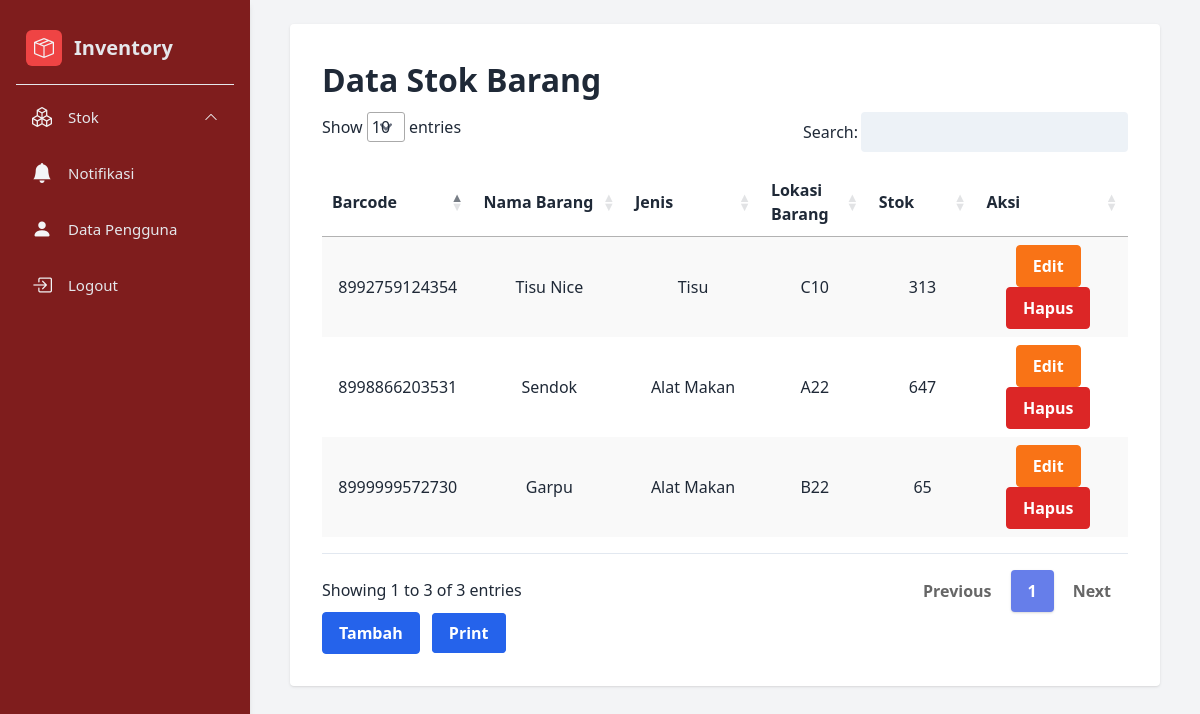
The page /admin/index.php (signed in) on the database its author committed.
### tables this page shows
CREATE TABLE `stok` (
  `idbarang` int(11) NOT NULL,
  `barcode` varchar(50) NOT NULL,
  `nbarang` varchar(50) NOT NULL,
  `jenis` varchar(50) NOT NULL,
  `letak` varchar(50) NOT NULL,
  `stok` int(11) NOT NULL
);

### admin/index.php (the view, shortened to what this page needs)
<?php
require '../func.php';
?>
<!DOCTYPE html>
<html lang="en">
<head>
    <script src="https://cdn.tailwindcss.com"></script>
    <link rel="stylesheet" href="https://cdn.jsdelivr.net/npm/bootstrap-icons@1.7.2/font/bootstrap-icons.css" />
    <link href="https://unpkg.com/tailwindcss@2.2.19/dist/tailwind.min.css" rel=" stylesheet">
    <link href="https://cdn.datatables.net/1.10.19/css/jquery.dataTables.min.css" rel="stylesheet">
    <link href="https://cdn.datatables.net/responsive/2.2.3/css/responsive.dataTables.min.css" rel="stylesheet">
    <link href="https://cdnjs.cloudflare.com/ajax/libs/flowbite/2.2.0/flowbite.min.css" rel="stylesheet" />
</head>
<body class="">
    <div class="flex min-h-screen flex-row bg-gray-100 text-gray-800 overflow-y-auto">
        <aside class="sidebar fixed top-0 bottom-0 lg:left-0 w-[250px] -translate-x-full transform text-center bg-red-900 p-4 transition-transform duration-150 ease-in md:translate-x-0 md:shadow-md overflow-y-auto">
            <div class="text-gray-100 text-xl">
                <div class="p-2.5 mt-1 flex items-center rounded-md">
                    <i class="bi bi-box-seam px-2 py-1 bg-red-500 rounded-md"></i>
                    <h1 class="text-[15px] ml-3 text-xl text-gray-200 font-bold">
                        Inventory
                    </h1>
                </div>
                <hr class="my-2 text-gray-600" />
                <div>
                    <div class="p-2.5 mt-2 flex items-center rounded-md px-4 duration-300 cursor-pointer hover:bg-red-600">
                        <i class="bi bi-boxes"></i>
                        <div class="flex justify-between w-full items-center" onclick="dropDown()">
                            <span class="text-[15px] ml-4 text-gray-200">Stok</span>
                            <span class="text-sm rotate-180" id="arrow">
                                <i class="bi bi-chevron-down"></i>
                            </span>
                        </div>
                    </div>
                    <div class="p-2.5 mt-2 flex items-center rounded-md px-4 duration-300 cursor-pointer hover:bg-red-600">
                        <i class="bi bi-bell-fill"></i>
                        <a class="text-[15px] ml-4 text-gray-200" href="notifikasi.php">Notifikasi</a>
                    </div>
                    <div class="p-2.5 mt-2 flex items-center rounded-md px-4 duration-300 cursor-pointer hover:bg-red-600">
                        <i class="bi bi-person-fill"></i>
                        <a class="text-[15px] ml-4 text-gray-200" href="datapengguna.php">Data Pengguna</a>
                    </div>
                    <div class="p-2.5 mt-2 flex items-center rounded-md px-4 duration-300 cursor-pointer hover:bg-red-600">
                        <i class="bi bi-box-arrow-in-right"></i>
                        <a class="text-[15px] ml-4 text-gray-200" href="logout.php">Logout</a>
                    </div>
                </div>
            </div>
        </aside>
        <main class="fixed lg:left-[250px] mb-6 max-h-screen overflow-y-auto">
            <div class="p-8 ml-10 mt-6 mr-10 mb-10 rounded shadow bg-white">
                <div>
                    <p class="mb-2 text-[32px] font-bold ">Data Stok Barang</p>
                </div>
                <div id='recipients' class="">
                    <table id="example" class="stripe hover table-fixed" style="width:100%; padding-top: 1em;  padding-bottom: 1em;">
                        <thead>
                            <tr>
                                <th data-priority="1">Barcode</th>
                                <th data-priority="2">Nama Barang</th>
                                <th data-priority="3" class="max-w-[85px]">Jenis</th>
                                <th data-priority="4" class="max-w-[60px]">Lokasi Barang</th>
                                <th data-priority="5" class="max-w-[60px]">Stok</th>
                                <th data-priority="6" class="max-w-[100px]">Aksi</th>
                            </tr>
                        </thead>
                        <tbody>
                            <?php
                            $ambilsemuadatastok = mysqli_query($conn, "select * from stok");
                            while ($data = mysqli_fetch_array($ambilsemuadatastok)) {
                                $barcode = $data['barcode'];
                                $nbarang = $data['nbarang'];
                                $jenis = $data['jenis'];
                                $letak = $data['letak'];
                                $stok = $data['stok'];
                                $idbarang = $data['idbarang'];
                            ?>
                                <tr>
                                    <td class="text-center"><?= $barcode ?></td>
                                    <td class="text-center"><?= $nbarang ?></td>
                                    <td class="text-center"><?= $jenis ?></td>
                                    <td class="text-center"><?= $letak ?></td>
                                    <td class="text-center"><?= $stok ?></td>
                                    <td class="text-center">
                                        <button data-modal-target="edit" data-modal-toggle="edit" data-target="#edit" data-id="<?php echo $idbarang ?>" data-name="<?php echo $nbarang ?>" data-barcode="<?php echo $barcode ?>" data-jenis="<?php echo $jenis ?>" data-letak="<?php echo $letak ?>" data-stok="<?php echo $stok ?>" class="btnedit bg-orange-500 hover:bg-orange-300 text-white font-semibold hover:text-orange-800 py-2 px-4 mr-2 border border-orange-500 hover:border-transparent rounded " type="button">Edit</button>
                                        <button data-modal-target="hapus" data-modal-toggle="hapus" data-target="#hapus" data-id="<?php echo $idbarang ?>" data-name="<?php echo $nbarang ?>" class="btnhapus bg-red-600 hover:bg-red-300 text-white font-semibold hover:text-red-800 py-2 px-4 mr-2 border border-red-600 hover:border-transparent rounded " type="button">Hapus</button>
                                    </td>
                                </tr>
                            <?php
                            };
                            ?>
                        </tbody>
                    </table>
                </div>
                <div class="">
                    <button data-modal-target="tambahmodal" data-modal-toggle="tambahmodal" class="bg-blue-600 hover:bg-blue-300 text-white font-semibold hover:text-blue-800 py-2 px-4 mr-2 border border-blue-600 hover:border-transparent rounded " type="button">Tambah</button>
                    <a class="bg-blue-600 hover:bg-blue-300 text-white font-semibold hover:text-blue-800 py-2 px-4 mr-2 border border-blue-600 hover:border-transparent rounded " href="../printstok.php" target="_blank">Print</a>
                </div>
            </div>
        </main>
    </div>
</body>
</html>

### admin/index.php (style rules this page uses)
table.dataTable.no-footer { border-bottom: 1px solid #e2e8f0; margin-top: 0.75em; margin-bottom: 0.75em; }

### rows shown on the page
stok: barcode "8998866203531", nbarang "Sendok", jenis "Alat Makan", letak "A22", stok "647"
stok: barcode "8992759124354", nbarang "Tisu Nice", jenis "Tisu", letak "C10", stok "313"
stok: barcode "8999999572730", nbarang "Garpu", jenis "Alat Makan", letak "B22", stok "65"
